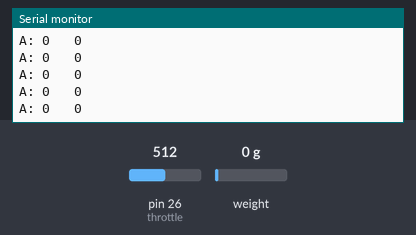
The sketch below on a simulated Teensy 4. Shown: the last lines printed to the serial monitor. The test bench sets the inputs (shaded band); at power-on: pin 26 (throttle) = 512, weight on the scale 0 g (analog values on the 0–1023 scale). USB keyboard and mouse output is not drawn.

Above: at 2.2 s.
2.3 s: pin 26 (throttle) set to 716
At 2.42 s:
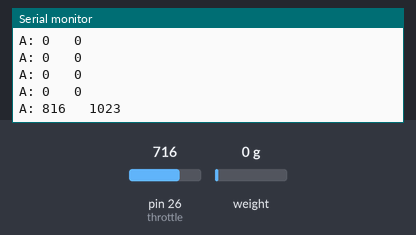
3.8 s: pin 26 (throttle) set to 900
At 3.83 s:
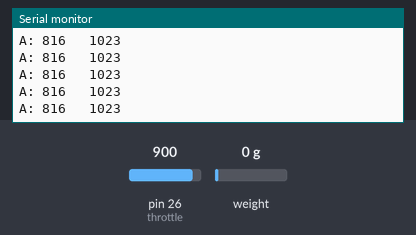
Timing chart, 0 to 6.8 s (numbered marks = the images above; inputs shaded):
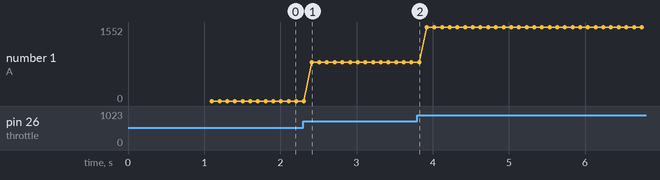

Measured:
- after the input at 2.3 s, the serial monitor: prints a new line after 0.11 s (image 1)
- plotted number 1: 0 → 816 after the input at 2.3 s, 816 → 1552 after the input at 3.8 s

The sketch:

SimRacingPedals.ino
```cpp
#include <Joystick.h>
#include <HX711.h>

#define calibration_factor 2000  // Brake Loadcell: change this value to increase or decrease the range of the brake
#define dt 20
#define sck 21

const size_t multisampling = 5;
const size_t adc_bits = 12;
const int adc_max = (1 << adc_bits) -1;

const int joystick_min_range = 0;
const int joystick_max_range = (1 << 10) -1;
const int brake_load_cell_max_reading = joystick_max_range;


char buffer[50] = {0,};


HX711 load_cell;

enum PEDALS {
  throttle = 26,
  clutch = 27,
};

int clutch_init_reading = 0;
int throttle_init_reading = 0;


void setup() {
  // Serial.begin(115200);

  analogReadResolution(adc_bits);

  pinMode(throttle, INPUT);
  pinMode(clutch, INPUT);

  load_cell.begin(dt, sck);
  load_cell.set_scale(calibration_factor);
  load_cell.tare();

  clutch_init_reading = analogRead(PEDALS::clutch);
  throttle_init_reading = analogRead(PEDALS::throttle);

  Joystick.begin();
  Joystick.use8bit(false);
  Joystick.useManualSend(true);

}


int readAnalogPedal(const PEDALS pin, const bool invert, const char print_char, const int init_reading = 0) {
  int read_raw = 0;

  for (size_t i = 0; i < multisampling; i++) {
    read_raw += analogRead(pin);
  }
  read_raw /= multisampling;

  if (init_reading > 0)
  {
    read_raw -= init_reading;
    if (read_raw < 0)
    {
      read_raw = 0;
    }
  }

  long map_begin = 0;
  long map_end = adc_max;

  if (invert == true) {
    map_begin = adc_max;
    map_end = 0;
  }
  int read_scaled = map(read_raw, map_begin, 375, joystick_min_range, joystick_max_range);
  if (read_scaled > joystick_max_range)
  {
    read_scaled = joystick_max_range;
  }

  sprintf(buffer, "%c: %i\t %i\n", print_char, read_raw, read_scaled);
  // Serial.print(buffer);

  return read_scaled;
}

int readBrakePedal() {
  int read_raw = 0;

  // for (size_t i = 0; i < multisampling; i++) {
    read_raw += -load_cell.get_units();
  // }
  // read_raw /= multisampling;

  if (read_raw < 1) {
    read_raw = 0;
  }
  int read_scaled = map(read_raw, 0, brake_load_cell_max_reading, joystick_min_range, joystick_max_range);

  // sprintf(buffer, "B: %i\t %i\n", read_raw, read_scaled);
  Serial.print(buffer);

  return read_scaled;
}


void loop() {


  Joystick.Z(readAnalogPedal(PEDALS::throttle, false, 'A', throttle_init_reading));
  Joystick.Zrotate(readBrakePedal());
  // Joystick.slider(readAnalogPedal(PEDALS::clutch, false, 'C', clutch_init_reading));

  Joystick.send_now();
}
```
